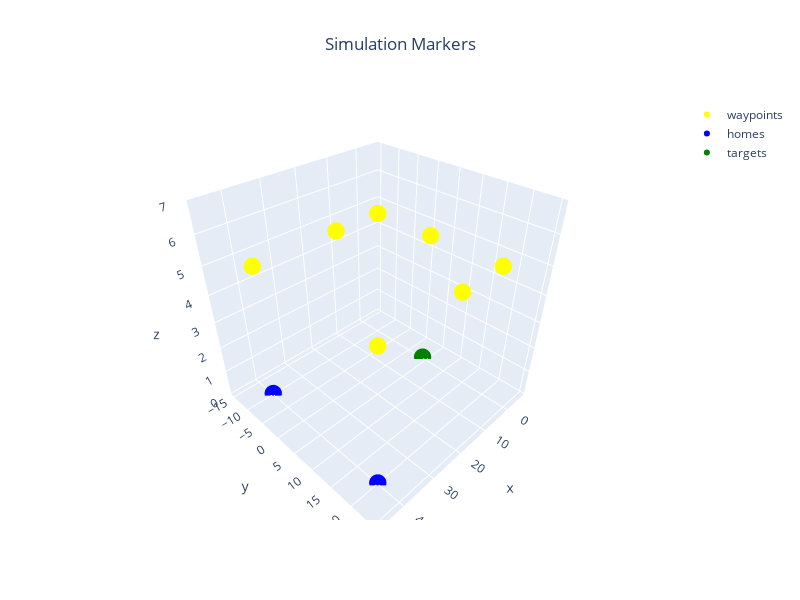

Write notebook code for a chart like this one.
### Markdown cell above
## Gonfiguration

### Code cell
offsets = [ #east, north, up, heading
    (40, -10, 0, 0), 
    (40,  20, 0, 0)]
n_uavs = len(offsets)

wps = np.array([(40, -10, 5),
                (15, -10, 5),
                (0, -10, 5),
                (0,   4, 5),
                (40, 20, 5),
                (15, 20, 5),
                (0,  20, 5)])

homes=np.array([offset[:3] for offset in offsets])
target_wps=np.array([
                (0, 4,5),
                (0, 4,5)])

targets=np.array([(*target_wp[:2],0) for target_wp in target_wps])
markers = {'waypoints': {'pos':wps,'color':'yellow'},
           'homes': {'pos':homes,'color':'blue'},
           'targets':{'pos':targets,'color':'green'}}
# Interactive widget to rotate the plot

plot_3d_interactive(markers,title='Simulation Markers',expand=[0.2,0.2,0.4],ground=-0.05)


if simulator == 'QGroundControl':
    # lat,long,alt,heading
    home_position=(-35.3633245,149.1652241,0,90)
    spawns=find_spawns(home_position, offsets)

### Figure 1 — Plotly figure (JSON) as saved in the notebook; plotly's stock layout.template omitted (floating-point values rounded to 4 significant figures)
{"data": [{"marker": {"color": "yellow", "size": 6}, "mode": "markers", "name": "waypoints", "type": "scatter3d", "x": [40, 15, 0, 0, 40, 15, 0], "y": [-10, -10, -10, 4, 20, 20, 20], "z": [5, 5, 5, 5, 5, 5, 5]}, {"marker": {"color": "blue", "size": 6}, "mode": "markers", "name": "homes", "type": "scatter3d", "x": [40, 40], "y": [-10, 20], "z": [0, 0]}, {"marker": {"color": "green", "size": 6}, "mode": "markers", "name": "targets", "type": "scatter3d", "x": [0, 0], "y": [4, 4], "z": [0, 0]}], "layout": {"height": 600, "scene": {"xaxis": {"range": [-8, 48], "title": {"text": "x"}}, "yaxis": {"range": [-16, 26], "title": {"text": "y"}}, "zaxis": {"range": [-0.05, 7], "title": {"text": "z"}}}, "title": {"text": "Simulation Markers", "x": 0.5, "xanchor": "center"}, "width": 800}}
